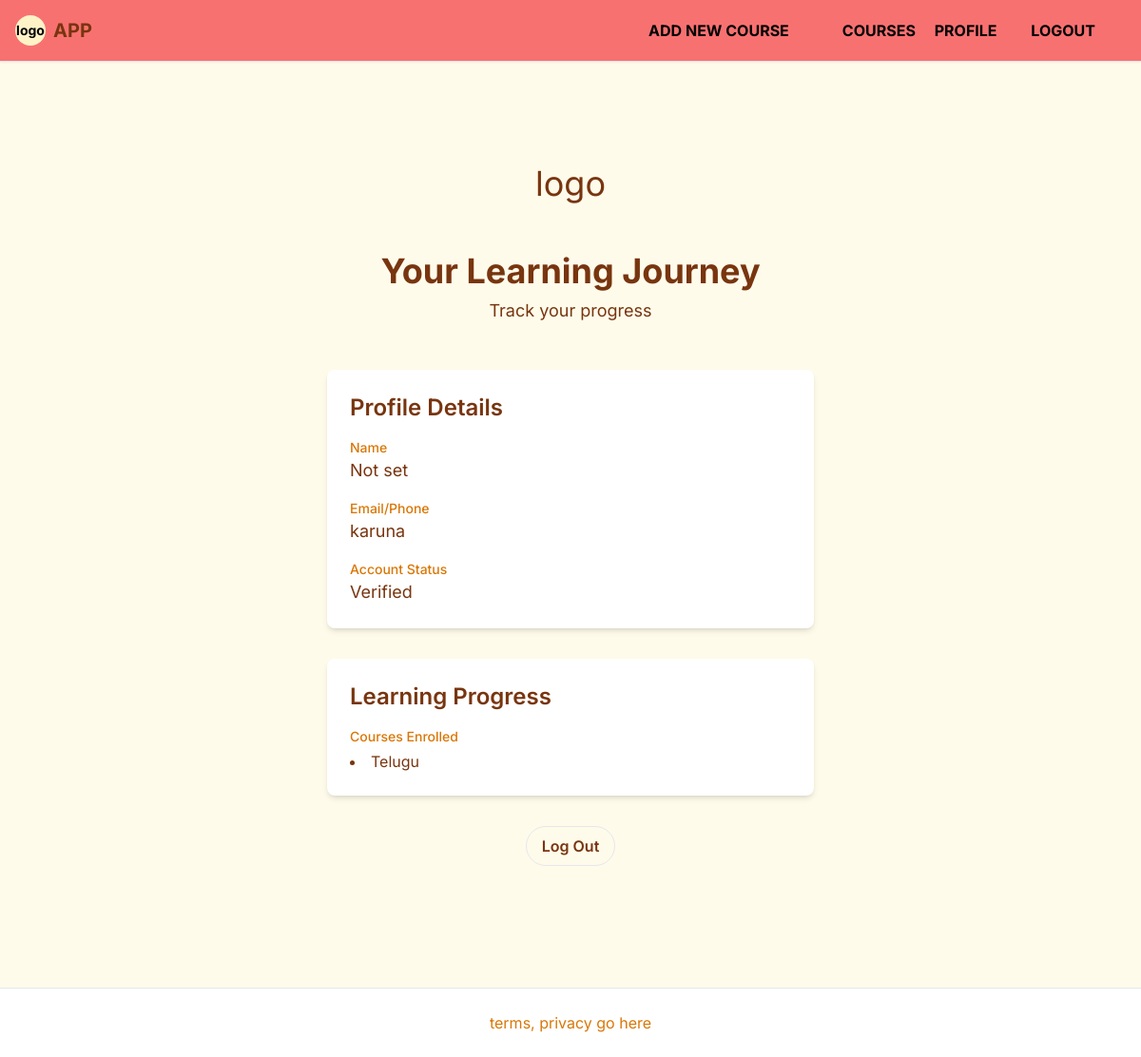
Screenshot of /profile (signed in) with the database file from the repository.
### app/models.py (models this page shows, shortened)
class User(AbstractUser):
    pass

class LanguageRegistration(models.Model):
    user = models.ForeignKey(User, on_delete=models.CASCADE)
    learning_language = models.CharField(max_length=100)
    known_language = models.CharField(max_length=100)
    date_registered = models.DateTimeField(auto_now_add=True)
    class Meta:
        unique_together = ('user', 'learning_language')  # prevents duplicate registration

### app/views.py (the view)
# urls.py: path("profile", views.profile, name="profile"),
@login_required
def profile(request):
    registrations = LanguageRegistration.objects.filter(user=request.user)
    return render(request, "app/profile.html", {
        "registrations": registrations
    })

### app/templates/app/profile.html (shortened to what this page needs)
{% extends "app/layout.html" %}
{% block content %}
<div class="py-12 px-4 bg-gradient-to-br from-white-50 to-emerald-100">
    <div class="max-w-4xl mx-auto">
        <div class="text-center mb-12">
            <div class="w-24 h-24 bg-white-600 rounded-full flex items-center justify-center mx-auto mb-6">
                <span class="text-4xl">logo</span>
            </div>
            <h1 class="text-3xl md:text-4xl font-bold text-amber-900 mb-2">Your Learning Journey</h1>
            <p class="text-lg text-white-700">Track your progress</p>
        </div>
        <div class="bg-white rounded-lg shadow-md p-6 max-w-lg mx-auto">
            <h2 class="text-2xl font-semibold text-amber-900 mb-4">Profile Details</h2>
            <div class="space-y-4">
                <div>
                    <span class="block text-sm font-medium text-amber-600">Name</span>
                    <p class="text-lg text-amber-900">{{ user.get_full_name|default:"Not set" }}</p>
                </div>
                <div>
                    <span class="block text-sm font-medium text-amber-600">Email/Phone</span>
                    <p class="text-lg text-amber-900">{{ user.username }}</p>
                </div>
                <div>
                    <span class="block text-sm font-medium text-amber-600">Account Status</span>
                    <p class="text-lg text-amber-900">
                        {% if user.is_active %}
                        <span class="text-white-600">Verified</span>
                        {% else %}
                        <span class="text-red-600">Unverified (Check your email)</span>
                        {% endif %}
                    </p>
                </div>
            </div>
        </div>
        <div class="mt-8 bg-white rounded-lg shadow-md p-6 max-w-lg mx-auto">
            <h2 class="text-2xl font-semibold text-amber-900 mb-4">Learning Progress</h2>
            <div class="space-y-4">
                <div>
                    <span class="block text-sm font-medium text-amber-600">Courses Enrolled</span>
                    {% if registrations %}
                    <ul class="list-disc list-inside text-white-900 mt-1">
                        {% for reg in registrations %}
                        <li class="hover:text-indigo-600">
                            <a href="{% url 'unit_list' reg.learning_language %}">
                                {{ reg.learning_language|title }}
                            </a>
                        </li>
                        {% endfor %}
                    </ul>
                    {% else %}
                    <p class="text-amber-500 mt-1">None yet</p>
                    {% endif %}
                </div>
            </div>
        </div>
        <div class="text-center mt-8">
            <a href="{% url 'logout' %}"
                class="inline-block border border-white-600 text-white-600 px-4 py-2 rounded-full font-semibold hover:bg-white-50 transition">Log
                Out</a>
        </div>
    </div>
</div>
{% endblock %}

### app/templates/app/layout.html (style rules this page uses)
body { font-family: 'Inter', sans-serif; }

### rows the page displays
User: get_full_name "Not set", username "karuna"
LanguageRegistration: learning_language "Telugu"
